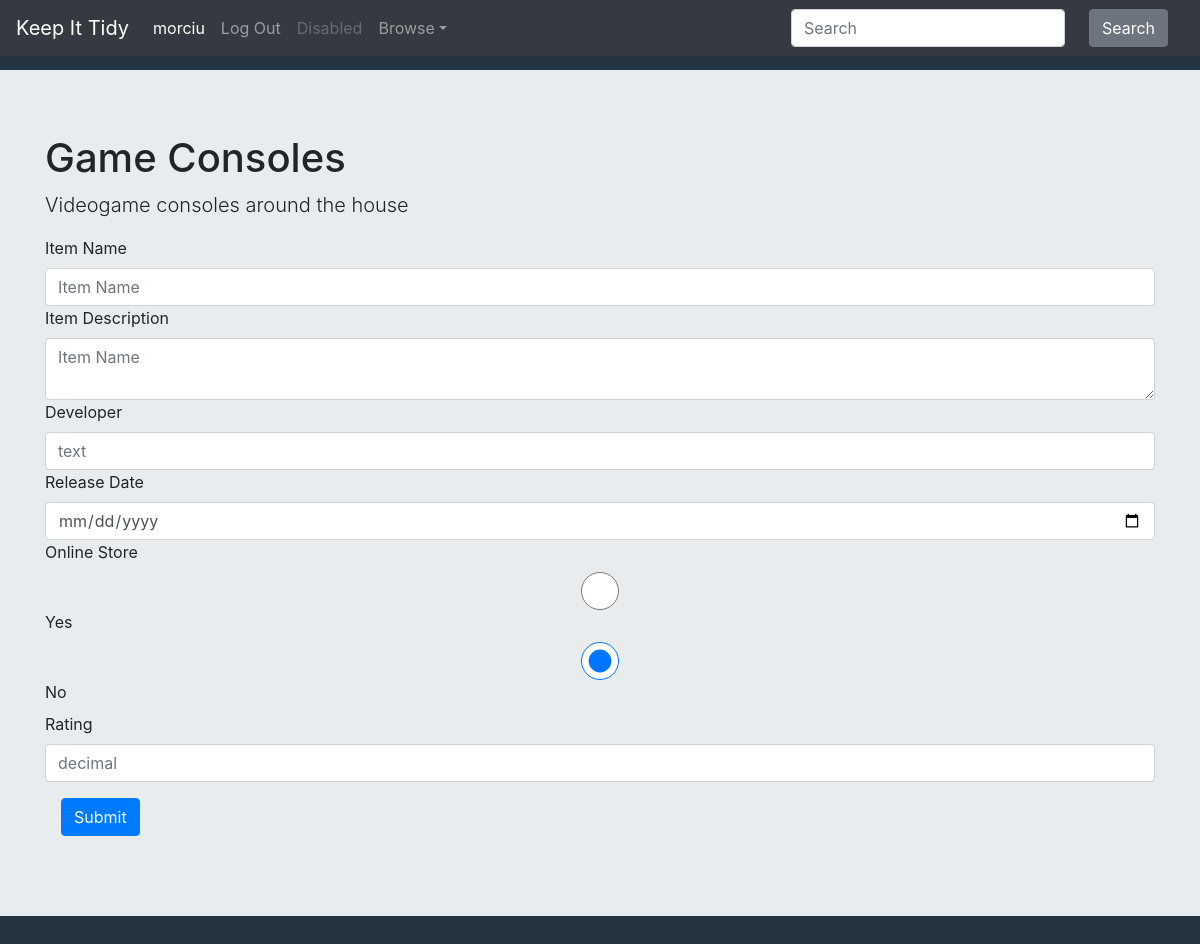
/add_item/5 (signed in), run on the app's committed database.
### KeepItTidy/models.py (models this page shows, shortened)
class User(AbstractUser):
	pass

class Collection(models.Model):
	user = models.ForeignKey(User, on_delete=models.CASCADE, related_name="collection")
	name = models.CharField(max_length=200)
	description = models.CharField(max_length=200)

class FieldNameTypePair(models.Model):
	dictionary = models.ForeignKey(FieldDict, on_delete=models.CASCADE, related_name="name_type_pair")
	field_name = models.CharField(max_length=200)
	field_type = models.CharField(max_length=200)

### KeepItTidy/views.py (the view)
# urls.py: path("add_item/<int:collection_id>", views.add_item, name="add_item"),
@login_required
def add_item(request, collection_id):
	current_user = request.user
	collection = Collection.objects.get(id=collection_id)
	field_dict = FieldDict.objects.get(collection=collection)
	fields = FieldNameTypePair.objects.filter(dictionary=field_dict)
	if request.method == "POST":
		item_name = request.POST["itemName"]
		if request.POST["itemDescription"]:
			item = Item(name=item_name, description=request.POST["itemDescription"], user=current_user, collection=collection)
		else:
			item = Item(name=item_name, user=current_user, collection=collection)
		item.save()
		posts = request.POST.items()
		for key, value in posts:
			field_name = key.split(" / ")[0]
			field_type = key.split(" / ")[-1]
			if field_type == "text":
				field_obj = TextField(name=field_name, collection=collection, item=item, text=value)
				field_obj.save()
			elif field_type == "boolean":
				if value == "true":
					field_obj = BooleanField(name=field_name, collection=collection, item=item, boolean=True)
				elif value == "false":
					field_obj = BooleanField(name=field_name, collection=collection, item=item, boolean=False)
				field_obj.save()
			elif field_type == "date":
				field_obj = DateField(name=field_name, collection=collection, item=item, date=datetime.strptime(value, "%Y-%m-%d"))
				print(value)
				field_obj.save()
			elif field_type == "number":
				field_obj = NumberField(name=field_name, collection=collection, item=item, number=int(value))
				field_obj.save()
			elif field_type == "decimal":
				field_obj = DecimalField(name=field_name, collection=collection, item=item, decimal=float(value))
				field_obj.save()
			'''elif request.FILES[key]:
				print("This is an image fool!")
				print(request.FILES)
				#field_obj = ImageField(name=field_name, collection=collection, item=item, image=request.FILES[field_name])
				#field_obj.save()'''
		if len(request.FILES) > 0:
			for i in request.FILES:
				file_name = i.split(" / ")[0]
				file_type = i.split(" / ")[-1]
				if file_type == "image":
					image = request.FILES[i]
					print("heck")
					field_obj = ImageField(name=file_name, collection=collection, item=item, image=image)
					field_obj.save()
		return render(request, 'keepittidy/add_item.html', {
			"user": current_user,
			"collection": collection,
			"fields": fields
			})
	else:
		return render(request, 'keepittidy/add_item.html', {
			"user": current_user,
			"collection": collection,
			"fields": fields
			})

### KeepItTidy/templates/keepittidy/add_item.html (shortened to what this page needs)
{% extends "keepittidy/layout.html" %}
{% load static %}
{% block body %}
<div id="collection" class="jumbotron jumbotron-fluid">
	<div class="container">
		<h1 class="display-5">{{ collection.name }}</h1>
		<p class="lead">{{ collection.description }}</p>
	</div>
	<div class="container">
		<form action="{% url 'add_item' collection.id %}" method="post" enctype="multipart/form-data">
			<label for=itemName>Item Name</label>
			<input type="text" class="form-control itemName" name="itemName" placeholder="Item Name" required="">
			<label for=itemDescription>Item Description</label>
			<textarea class="form-control itemDescription" name="itemDescription" placeholder="Item Name"></textarea>
			{% for field in fields %}
	        <label for="{{field.field_name}}">{{field.field_name}}</label>
	        {% if field.field_type == "text" %}
	        	<input type="text" class="form-control {{field.field_type}}" name="{{field.field_name}} / {{field.field_type}}" placeholder={{field.field_type}}>
	        {% elif field.field_type == "boolean" %}
	        	<div>
        			<input type="radio" class="form-control {{field.field_type}}" id="{{field.field_name}} yes" value="true" name="{{field.field_name}} / {{field.field_type}}">
    				<label for="{{field.field_name}} yes">Yes</label>
        		</div>
    			<div>
    				<input type="radio" class="form-control {{field.field_type}}" id="{{field.field_name}} no" value="false" name="{{field.field_name}} / {{field.field_type}}" checked>
    				<label for="{{field.field_name}} yes">No</label>
    			</div>
	        {% elif field.field_type == "date" %}
	        	<input type="date" class="form-control {{field.field_type}}" name="{{field.field_name}} / {{field.field_type}}" placeholder={{field.field_type}} required="">
	        {% elif field.field_type == "number" %}
	        	<input type="number" step="any" class="form-control {{field.field_type}}" name="{{field.field_name}} / {{field.field_type}}" placeholder={{field.field_type}}>
	        {% elif field.field_type == "decimal" %}
	        	<input type="number" step=".01" class="form-control {{field.field_type}}" name="{{field.field_name}} / {{field.field_type}}" placeholder={{field.field_type}}>
	        {% elif field.field_type == "image" %}
	        	<input type="file", class="form-control {{field.field_type}}" name="{{field.field_name}} / {{field.field_type}}">
	        {% endif %}
		    {% endfor %}
		    <button type="submit" class="btn btn-primary">Submit</button>
		</form>
	</div>
</div>
{% endblock %}

### KeepItTidy/templates/keepittidy/layout.html (shortened to what this page needs)
{% load static %}
<!DOCTYPE html>
<html lang="en">
	<head>
		<link rel="stylesheet" href="https://cdn.jsdelivr.net/npm/bootstrap@4.6.0/dist/css/bootstrap.min.css">
		<link href="{% static 'KeepItTidy/styles.css' %}" rel="stylesheet">
	</head>
	<body>
		<nav class="navbar navbar-expand-md navbar-dark bg-dark fixed-top">
		  <a class="navbar-brand" href="#">Keep It Tidy</a>
		  {% if user.is_authenticated %}
		  <div class="navbar-collapse collapse" id="navbarsExampleDefault" style="">
		    <ul class="navbar-nav mr-auto">
		      <li class="nav-item active">
		        <a class="nav-link" href="{% url 'index' %}">{{user.username}}<span class="sr-only">(current)</span></a>
		      </li>
		      <li class="nav-item">
		        <a class="nav-link" href="{% url 'logout' %}">Log Out</a>
		      </li>
		      <li class="nav-item">
		        <a class="nav-link disabled" href="#" tabindex="-1" aria-disabled="true">Disabled</a>
		      </li>
		      <li class="nav-item dropdown" id="dropdown01">
		        <a class="nav-link dropdown-toggle" href="#" data-toggle="dropdown" aria-haspopup="true" aria-expanded="false">Browse</a>
		      </li>
		    </ul>
		    <form class="form-inline my-2 my-lg-0">
		      <input class="form-control mr-sm-2" type="text" placeholder="Search" aria-label="Search" name="search_text">
		      <button class="btn btn-secondary my-2 my-sm-0" id="search" type="submit">Search</button>
		    </form>
		  </div>
		  {% endif %}
		</nav>
	{% block body %}
	{% endblock %}
	</body>
</html>

### KeepItTidy/static/KeepItTidy/styles.css (style rules this page uses)
body { background-color: #243340; padding-top: 70px; }
.btn { margin: 1em; }

### data on the page
User: username "morciu"
Collection: name "Game Consoles", description "Videogame consoles around the house"
FieldNameTypePair: field_name "Developer", field_type "text"
FieldNameTypePair: field_name "Release Date"
FieldNameTypePair: field_name "Online Store"
FieldNameTypePair: field_name "Rating", field_type "decimal"
